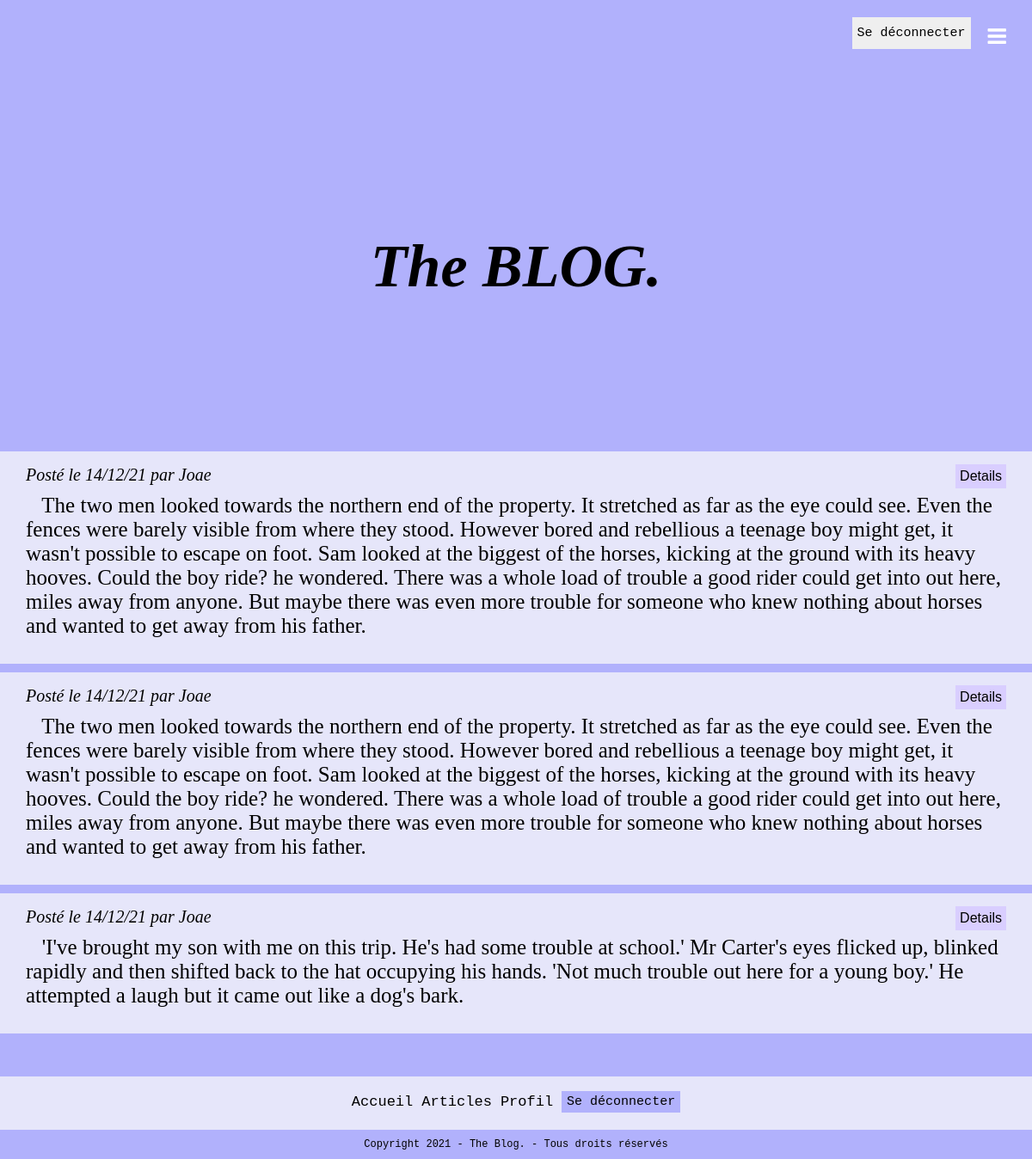
Screenshot of /index.php (signed in) with the database file from the repository.
### tables this page shows
CREATE TABLE `articles` (
  `id` int(11) NOT NULL,
  `article` text NOT NULL,
  `id_utilisateur` int(11) NOT NULL,
  `id_categorie` int(11) NOT NULL,
  `date` timestamp NOT NULL DEFAULT CURRENT_TIMESTAMP ON UPDATE CURRENT_TIMESTAMP
);

CREATE TABLE `utilisateurs` (
  `id` int(11) NOT NULL,
  `login` varchar(255) NOT NULL,
  `password` varchar(255) NOT NULL,
  `email` varchar(255) NOT NULL,
  `id_droits` int(11) NOT NULL
);

### index.php (the view, shortened to what this page needs)
<!DOCTYPE html>
<html>
 <head>
  <?php include "head.php";?>
 </head>
 <body>
  <header>
    <?php include "header.php";?>
  </header>
  <main>
  <h1 class="title"><i>The BLOG.  </i></h1>
  <div class='index_articles'>
<?php
include "db_link.php";
$sql = "SELECT * FROM articles";
$query = $conn->query($sql);
$articles = $query->fetch_all();
$sql = "SELECT utilisateurs.id, utilisateurs.login FROM utilisateurs INNER JOIN articles ON articles.id_utilisateur = articles.id" ;
$query = $conn->query($sql);
$users = $query->fetch_all();
$i = 0;
foreach(array_reverse($articles) as $article){
  echo "<div class ='ArtC'>
          <article>";
  foreach($users as $user){
    if ($article[2] == $user[0]){
      $uname = $user[1];
    }
  }
  $date = date_create($article[4]);
  $date = date_format($date, 'd/m/y');
  echo "
  <div class='articles_container'>
    <div class='info_article'>
      <div class='post_info'> Posté le $date par $uname</br>
      </div>
      <div class='read_more'>
        <form action = 'article.php' method = 'get'> <button name ='id' type='submit' value ='$article[0]'> Details </button>
          </form>
      </div>
    </div>
    <div class='ABody'> &nbsp&nbsp $article[1]</div>
  </div>
  </div>
  </article>
  ";
  $i++;
  if ($i >2){
    break;
  }
}
?>
  </div>
  </main>
  <footer>
    <?php include "footer.php";?>
  </footer>
</body>
</html>

### style.css (style rules this page uses)
* { box-sizing: border-box; margin : 0; }
body { background-color: rgb(177, 177, 252); font-family : Georgia, serif; font-size : 25px; }
main { display : flex; flex-direction : column; }
header { display : flex; flex-direction: row; justify-content: flex-end; align-items: flex-end; gap : 20px; padding : 30px; }
.post_info { width : 100%; font-style : italic; }
.read_more { width: 100px; }
.title { display : flex; flex-direction: column; justify-content: center; align-items:center; height: 430px; font-size : 70px; }
footer { font-size : 10px; }
.index_articles { display : flex; flex-direction :column; gap : 10px; }
.index_articles article { background-color : lavender; width : 1200px; display : flex ; flex-direction: column; justify-content: center; align-items:center; box-sizing: border-box; padding: 30px; }
main { display : flex; flex-direction : column; justify-content: center; align-items: center; }
.info_article { display :flex; flex-direction : row; justify-content: flex-start; align-items: flex-start; width : 100%; gap : 850px; font-size : 20px; line-height : 35px; padding-bottom : 4px; margin-top : -20px; }
.info_article button { border :none; font-size : 16px; padding : 5px; background-color:rgb(217, 206, 255); cursor : pointer; }

### rows the page displays
articles: date "14/12/21", id_utilisateur.login "Joae", $article[0] 18 (drawn), article "The two men looked towards the northern end of the property. It stretched as far as the eye could see. Even the fences were barely visible from where they stood. However bored and rebellious a teenage boy might get, it wasn't possible to escape on foot. Sam looked at the biggest of the horses, kicking at the ground with its heavy hooves. Could the boy ride? he wondered. There was a whole load of trouble a good rider could get into out here, miles away from anyone. But maybe there was even more trouble for someone who knew nothing about horses and wanted to get away from his father."
articles: date "14/12/21", id_utilisateur.login "Joae", $article[0] 17 (drawn), article "The two men looked towards the northern end of the property. It stretched as far as the eye could see. Even the fences were barely visible from where they stood. However bored and rebellious a teenage boy might get, it wasn't possible to escape on foot. Sam looked at the biggest of the horses, kicking at the ground with its heavy hooves. Could the boy ride? he wondered. There was a whole load of trouble a good rider could get into out here, miles away from anyone. But maybe there was even more trouble for someone who knew nothing about horses and wanted to get away from his father."
articles: date "14/12/21", id_utilisateur.login "Joae", $article[0] 16 (drawn), article "'I've brought my son with me on this trip. He's had some trouble at school.' Mr Carter's eyes flicked up, blinked rapidly and then shifted back to the hat occupying his hands. 'Not much trouble out here for a young boy.' He attempted a laugh but it came out like a dog's bark."
